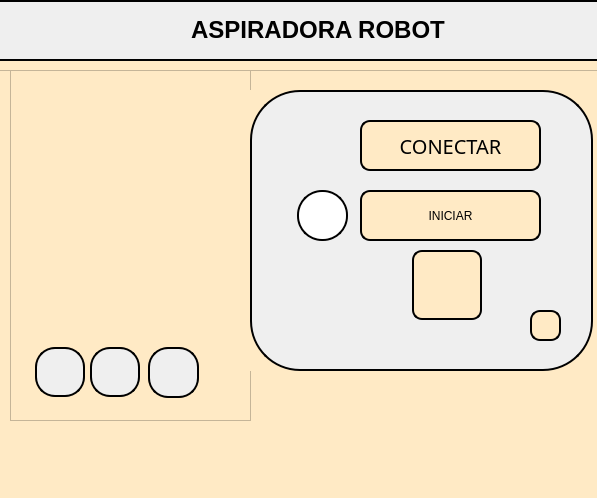
<?xml version="1.0" encoding="UTF-8"?>
<ui version="4.0">
 <class>PantallaPrincipal</class>
 <widget class="QMainWindow" name="PantallaPrincipal">
  <property name="enabled">
   <bool>true</bool>
  </property>
  <property name="geometry">
   <rect>
    <x>0</x>
    <y>0</y>
    <width>597</width>
    <height>498</height>
   </rect>
  </property>
  <property name="sizePolicy">
   <sizepolicy hsizetype="Preferred" vsizetype="Preferred">
    <horstretch>0</horstretch>
    <verstretch>0</verstretch>
   </sizepolicy>
  </property>
  <property name="maximumSize">
   <size>
    <width>607</width>
    <height>16777215</height>
   </size>
  </property>
  <property name="windowTitle">
   <string>ASPIRADORA ROBOT</string>
  </property>
  <property name="windowIcon">
   <iconset resource="imagenes_pantalla_principal.qrc">
    <normaloff>:/fotos/fotos_pantalla_principal/fondo_app.png</normaloff>:/fotos/fotos_pantalla_principal/fondo_app.png</iconset>
  </property>
  <property name="styleSheet">
   <string notr="true">


background-color:rgb(255, 234, 197);




/*background-color:rgb(171, 212, 255);*/</string>
  </property>
  <widget class="QWidget" name="centralwidget">
   <widget class="QFrame" name="frame_2">
    <property name="geometry">
     <rect>
      <x>-10</x>
      <y>0</y>
      <width>611</width>
      <height>71</height>
     </rect>
    </property>
    <property name="frameShape">
     <enum>QFrame::StyledPanel</enum>
    </property>
    <property name="frameShadow">
     <enum>QFrame::Raised</enum>
    </property>
    <widget class="QLabel" name="titulo">
     <property name="geometry">
      <rect>
       <x>0</x>
       <y>0</y>
       <width>651</width>
       <height>61</height>
      </rect>
     </property>
     <property name="font">
      <font>
       <pointsize>14</pointsize>
       <weight>75</weight>
       <bold>true</bold>
      </font>
     </property>
     <property name="styleSheet">
      <string notr="true">QFrame{
/*background-color:rgb(55, 95, 180);*/
background-color:rgb(239, 239, 239);
/*border-radius:50px;*/
border:2px solid black;
}
QPushButton:hover{
background-color:grey;
}</string>
     </property>
     <property name="text">
      <string>&lt;html&gt;&lt;head/&gt;&lt;body&gt;&lt;p align=&quot;center&quot;&gt;&lt;span style=&quot; font-size:18pt; color:#000000;&quot;&gt;ASPIRADORA ROBOT&lt;/span&gt;&lt;/p&gt;&lt;/body&gt;&lt;/html&gt;</string>
     </property>
    </widget>
    <widget class="QPushButton" name="botonConfig">
     <property name="geometry">
      <rect>
       <x>21</x>
       <y>14</y>
       <width>31</width>
       <height>31</height>
      </rect>
     </property>
     <property name="styleSheet">
      <string notr="true"/>
     </property>
     <property name="text">
      <string/>
     </property>
     <property name="icon">
      <iconset resource="imagenes_pantalla_principal.qrc">
       <normaloff>:/fotos/fotos_pantalla_principal/ajuste_dos.png</normaloff>:/fotos/fotos_pantalla_principal/ajuste_dos.png</iconset>
     </property>
     <property name="iconSize">
      <size>
       <width>30</width>
       <height>30</height>
      </size>
     </property>
     <property name="autoRepeatDelay">
      <number>500</number>
     </property>
     <property name="autoRepeatInterval">
      <number>500</number>
     </property>
     <property name="flat">
      <bool>true</bool>
     </property>
    </widget>
   </widget>
   <widget class="QWidget" name="verticalLayoutWidget">
    <property name="geometry">
     <rect>
      <x>10</x>
      <y>70</y>
      <width>241</width>
      <height>351</height>
     </rect>
    </property>
    <layout class="QVBoxLayout" name="verticalLayout">
     <item>
      <widget class="QFrame" name="frame_4">
       <property name="frameShape">
        <enum>QFrame::StyledPanel</enum>
       </property>
       <property name="frameShadow">
        <enum>QFrame::Raised</enum>
       </property>
       <widget class="QLabel" name="ImagenAspiradora">
        <property name="geometry">
         <rect>
          <x>30</x>
          <y>20</y>
          <width>161</width>
          <height>171</height>
         </rect>
        </property>
        <property name="text">
         <string/>
        </property>
        <property name="pixmap">
         <pixmap resource="imagenes_pantalla_principal.qrc">:/fotos/fotos_pantalla_principal/aspiradora.png</pixmap>
        </property>
        <property name="scaledContents">
         <bool>true</bool>
        </property>
       </widget>
       <widget class="QFrame" name="frame_3">
        <property name="geometry">
         <rect>
          <x>25</x>
          <y>220</y>
          <width>171</width>
          <height>121</height>
         </rect>
        </property>
        <property name="sizePolicy">
         <sizepolicy hsizetype="Preferred" vsizetype="Preferred">
          <horstretch>0</horstretch>
          <verstretch>0</verstretch>
         </sizepolicy>
        </property>
        <property name="frameShape">
         <enum>QFrame::NoFrame</enum>
        </property>
        <property name="frameShadow">
         <enum>QFrame::Plain</enum>
        </property>
        <widget class="QPushButton" name="botonArriba">
         <property name="geometry">
          <rect>
           <x>55</x>
           <y>0</y>
           <width>50</width>
           <height>50</height>
          </rect>
         </property>
         <property name="styleSheet">
          <string notr="true">QPushButton{
border-radius:20px;
border:2px solid black;
background-color:rgb(239, 239, 239);
}
QPushButton:enabled
{
background-color:rgb(239, 239, 239);
}
QPushButton:disabled
{
background-color:rgb(255,105,97);
}
QPushButton:hover{
background-color:grey;
}
QPushButton:checked
{
border:2px solid green;
}
QPushButton:unchecked
{
border:2px solid black;
}
/*background-color:rgb(239, 239, 200);</string>
         </property>
         <property name="text">
          <string/>
         </property>
         <property name="icon">
          <iconset resource="imagenes_pantalla_principal.qrc">
           <normaloff>:/fotos/fotos_pantalla_principal/arriba.png</normaloff>:/fotos/fotos_pantalla_principal/arriba.png</iconset>
         </property>
         <property name="iconSize">
          <size>
           <width>35</width>
           <height>35</height>
          </size>
         </property>
         <property name="checkable">
          <bool>true</bool>
         </property>
         <property name="flat">
          <bool>true</bool>
         </property>
        </widget>
        <widget class="QPushButton" name="botonDerecha">
         <property name="geometry">
          <rect>
           <x>113</x>
           <y>57</y>
           <width>51</width>
           <height>51</height>
          </rect>
         </property>
         <property name="styleSheet">
          <string notr="true">QPushButton{
border-radius:20px;
border:2px solid black;
background-color:rgb(239, 239, 239);
}
QPushButton:enabled
{
background-color:rgb(239, 239, 239);
}
QPushButton:disabled
{
background-color:rgb(255,105,97);
}
QPushButton:hover{
background-color:grey;
}
QPushButton:checked
{
border:2px solid green;
}
QPushButton:unchecked
{
border:2px solid black;
}</string>
         </property>
         <property name="text">
          <string/>
         </property>
         <property name="icon">
          <iconset resource="imagenes_pantalla_principal.qrc">
           <normaloff>:/fotos/fotos_pantalla_principal/derecha.png</normaloff>:/fotos/fotos_pantalla_principal/derecha.png</iconset>
         </property>
         <property name="iconSize">
          <size>
           <width>35</width>
           <height>35</height>
          </size>
         </property>
         <property name="checkable">
          <bool>true</bool>
         </property>
         <property name="flat">
          <bool>true</bool>
         </property>
        </widget>
        <widget class="QPushButton" name="botonIzquierda">
         <property name="geometry">
          <rect>
           <x>0</x>
           <y>57</y>
           <width>50</width>
           <height>50</height>
          </rect>
         </property>
         <property name="font">
          <font>
           <family>Yu Gothic UI Semibold</family>
           <pointsize>15</pointsize>
          </font>
         </property>
         <property name="styleSheet">
          <string notr="true">QPushButton{
border-radius:20px;
border:2px solid black;
background-color:rgb(239, 239, 239);
}
QPushButton:enabled
{
background-color:rgb(239, 239, 239);
}
QPushButton:disabled
{
background-color:rgb(255,105,97);
}
QPushButton:hover{
background-color:grey;
}
QPushButton:checked
{
border:2px solid green;
}
QPushButton:unchecked
{
border:2px solid black;
}</string>
         </property>
         <property name="text">
          <string/>
         </property>
         <property name="icon">
          <iconset resource="imagenes_pantalla_principal.qrc">
           <normaloff>:/fotos/fotos_pantalla_principal/izq.png</normaloff>:/fotos/fotos_pantalla_principal/izq.png</iconset>
         </property>
         <property name="iconSize">
          <size>
           <width>35</width>
           <height>35</height>
          </size>
         </property>
         <property name="checkable">
          <bool>true</bool>
         </property>
         <property name="flat">
          <bool>true</bool>
         </property>
        </widget>
        <widget class="QPushButton" name="botonAbajo">
         <property name="geometry">
          <rect>
           <x>55</x>
           <y>57</y>
           <width>50</width>
           <height>50</height>
          </rect>
         </property>
         <property name="styleSheet">
          <string notr="true">QPushButton{
border-radius:20px;
border:2px solid black;
background-color:rgb(239, 239, 239);
}
QPushButton:enabled
{
background-color:rgb(239, 239, 239);
}
QPushButton:disabled
{
background-color:rgb(255,105,97);
}
QPushButton:hover{
background-color:grey;
}
QPushButton:checked
{
border:2px solid green;
}
QPushButton:unchecked
{
border:2px solid black;
}</string>
         </property>
         <property name="text">
          <string/>
         </property>
         <property name="icon">
          <iconset resource="imagenes_pantalla_principal.qrc">
           <normaloff>:/fotos/fotos_pantalla_principal/abajo.png</normaloff>:/fotos/fotos_pantalla_principal/abajo.png</iconset>
         </property>
         <property name="iconSize">
          <size>
           <width>35</width>
           <height>35</height>
          </size>
         </property>
         <property name="checkable">
          <bool>true</bool>
         </property>
         <property name="flat">
          <bool>true</bool>
         </property>
        </widget>
       </widget>
      </widget>
     </item>
    </layout>
   </widget>
   <widget class="QWidget" name="verticalLayoutWidget_2">
    <property name="geometry">
     <rect>
      <x>250</x>
      <y>90</y>
      <width>343</width>
      <height>281</height>
     </rect>
    </property>
    <layout class="QVBoxLayout" name="verticalLayout_2">
     <item>
      <widget class="QFrame" name="frame">
       <property name="minimumSize">
        <size>
         <width>341</width>
         <height>0</height>
        </size>
       </property>
       <property name="maximumSize">
        <size>
         <width>345</width>
         <height>441</height>
        </size>
       </property>
       <property name="layoutDirection">
        <enum>Qt::LeftToRight</enum>
       </property>
       <property name="styleSheet">
        <string notr="true">QFrame{
/*background-color:rgb(55, 95, 180);*/
background-color:rgb(239, 239, 239);
border-radius:50px;
border:2px solid black;
}
QPushButton{
/*font:87 15pt &quot;Arial Black&quot;;*/
font: 63 15pt &quot;Yu Gothic UI Semibold&quot;;
background-color:rgb(255, 234, 197);
color:rgb(0, 0, 0);
border-radius:10px;
border:2px solid black;
}
QPushButton:hover{
background-color:grey;
}
</string>
       </property>
       <property name="frameShape">
        <enum>QFrame::NoFrame</enum>
       </property>
       <property name="frameShadow">
        <enum>QFrame::Plain</enum>
       </property>
       <property name="lineWidth">
        <number>1</number>
       </property>
       <widget class="QPushButton" name="botonInicio">
        <property name="enabled">
         <bool>true</bool>
        </property>
        <property name="geometry">
         <rect>
          <x>110</x>
          <y>100</y>
          <width>181</width>
          <height>51</height>
         </rect>
        </property>
        <property name="toolTip">
         <string>&lt;html&gt;&lt;head/&gt;&lt;body&gt;&lt;p&gt;Iniciar limpieza&lt;/p&gt;&lt;/body&gt;&lt;/html&gt;</string>
        </property>
        <property name="text">
         <string>INICIAR</string>
        </property>
       </widget>
       <widget class="QPushButton" name="botonConectar">
        <property name="geometry">
         <rect>
          <x>110</x>
          <y>30</y>
          <width>181</width>
          <height>51</height>
         </rect>
        </property>
        <property name="sizePolicy">
         <sizepolicy hsizetype="Fixed" vsizetype="Fixed">
          <horstretch>0</horstretch>
          <verstretch>0</verstretch>
         </sizepolicy>
        </property>
        <property name="font">
         <font>
          <family>Yu Gothic UI Semibold</family>
          <pointsize>15</pointsize>
          <weight>7</weight>
          <italic>false</italic>
          <bold>false</bold>
          <underline>false</underline>
          <strikeout>false</strikeout>
          <stylestrategy>PreferAntialias</stylestrategy>
          <kerning>true</kerning>
         </font>
        </property>
        <property name="styleSheet">
         <string notr="true">botonConectar{
font:87 12pt &quot;Arial Black&quot;;
background-color:#000000ff;
color:rgb(20,200,220);
border-radius:5px;
border:1px solid white;
}
QpushButton{
font:87 12pt &quot;Arial Black&quot;;
background-color:#000000ff;
color:rgb(20,200,220);
border-radius:5px;
border:1px solid white;
}</string>
        </property>
        <property name="text">
         <string>CONECTAR</string>
        </property>
        <property name="iconSize">
         <size>
          <width>30</width>
          <height>30</height>
         </size>
        </property>
        <property name="autoRepeatInterval">
         <number>100</number>
        </property>
       </widget>
       <widget class="QPushButton" name="BotonBaseDatos">
        <property name="geometry">
         <rect>
          <x>162</x>
          <y>160</y>
          <width>70</width>
          <height>70</height>
         </rect>
        </property>
        <property name="toolTip">
         <string>&lt;html&gt;&lt;head/&gt;&lt;body&gt;&lt;p&gt;Ver historial de limpiezas&lt;br/&gt;&lt;/p&gt;&lt;/body&gt;&lt;/html&gt;</string>
        </property>
        <property name="text">
         <string/>
        </property>
        <property name="icon">
         <iconset resource="imagenes_pantalla_principal.qrc">
          <normaloff>:/fotos/fotos_pantalla_principal/estadistica.png</normaloff>:/fotos/fotos_pantalla_principal/estadistica.png</iconset>
        </property>
        <property name="iconSize">
         <size>
          <width>50</width>
          <height>50</height>
         </size>
        </property>
        <property name="flat">
         <bool>false</bool>
        </property>
       </widget>
       <widget class="QLabel" name="ImagenReloj">
        <property name="geometry">
         <rect>
          <x>47</x>
          <y>100</y>
          <width>51</width>
          <height>51</height>
         </rect>
        </property>
        <property name="styleSheet">
         <string notr="true">background-color:rgb(255, 255, 255);
border-radius:25.4px;</string>
        </property>
        <property name="text">
         <string/>
        </property>
        <property name="pixmap">
         <pixmap resource="imagenes_pantalla_principal.qrc">:/fotos/fotos_pantalla_principal/reloj.png</pixmap>
        </property>
        <property name="scaledContents">
         <bool>true</bool>
        </property>
       </widget>
       <widget class="QLabel" name="ImagenConectar">
        <property name="geometry">
         <rect>
          <x>40</x>
          <y>30</y>
          <width>61</width>
          <height>61</height>
         </rect>
        </property>
        <property name="styleSheet">
         <string notr="true">border:0px solid black;</string>
        </property>
        <property name="text">
         <string/>
        </property>
        <property name="pixmap">
         <pixmap resource="imagenes_pantalla_principal.qrc">:/fotos/fotos_pantalla_principal/descarga.png</pixmap>
        </property>
        <property name="scaledContents">
         <bool>true</bool>
        </property>
        <property name="wordWrap">
         <bool>true</bool>
        </property>
        <property name="openExternalLinks">
         <bool>true</bool>
        </property>
       </widget>
       <widget class="QPushButton" name="botonInfo">
        <property name="geometry">
         <rect>
          <x>280</x>
          <y>220</y>
          <width>31</width>
          <height>31</height>
         </rect>
        </property>
        <property name="text">
         <string/>
        </property>
        <property name="icon">
         <iconset resource="imagenes_pantalla_principal.qrc">
          <normaloff>:/fotos/fotos_pantalla_principal/informacion.png</normaloff>:/fotos/fotos_pantalla_principal/informacion.png</iconset>
        </property>
        <property name="iconSize">
         <size>
          <width>25</width>
          <height>25</height>
         </size>
        </property>
        <property name="flat">
         <bool>true</bool>
        </property>
       </widget>
      </widget>
     </item>
    </layout>
   </widget>
  </widget>
  <widget class="QStatusBar" name="statusbar"/>
  <action name="actionConfig">
   <property name="text">
    <string>Configuracion</string>
   </property>
  </action>
  <action name="actionAcerca_De">
   <property name="text">
    <string>Acerca De</string>
   </property>
  </action>
  <action name="actionRuta_Base_de_Datos">
   <property name="text">
    <string>Ruta Base de Datos</string>
   </property>
  </action>
 </widget>
 <tabstops>
  <tabstop>botonConfig</tabstop>
 </tabstops>
 <resources>
  <include location="imagenes_pantalla_principal.qrc"/>
 </resources>
 <connections/>
</ui>
